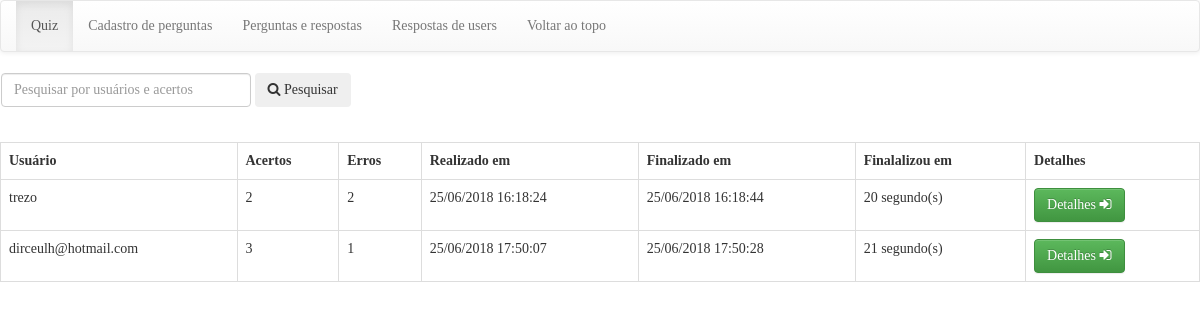
Page /answers_users.php (signed in) on the committed database.
### tables this page shows
CREATE TABLE `answer_user` (
  `id` int(11) NOT NULL,
  `hits` int(15) DEFAULT NULL,
  `error` int(15) DEFAULT NULL,
  `created_at` datetime NOT NULL,
  `user` varchar(200) NOT NULL,
  `finalized_at` datetime DEFAULT NULL
);

### answers_users.php (the view, shortened to what this page needs)
<?php
require 'inc/init.php';
$termo = (isset($_GET['termo'])) ? $_GET['termo'] : '';
if (empty($termo)):
	$sql = 'SELECT id, hits, error, created_at, finalized_at,user FROM answer_user';
	$stm = $connection->prepare($sql);
	$stm->execute();
	$data_result = $stm->fetchAll(PDO::FETCH_OBJ);
endif;
?>
<!DOCTYPE HTML>
<html>
<head>
	<link href="css/bootstrap.min.css" rel="stylesheet" />
    <link href="css/bootstrap-theme.min.css" rel="stylesheet" />
	<link href="css/font-awesome.min.css" rel="stylesheet" />
</head>
<body style="font-family:verdana;">
    <nav class="navbar navbar-default">
       <div class="container-fluid">
          <ul class="nav navbar-nav">
             <li class="active"><a href="index.php">Quiz</a></li>
             <li><a href="add-question.php">Cadastro de perguntas</a></li>
			 <li><a href="questions_answers.php">Perguntas e respostas</a></li>
			 <li><a href="answers_users.php">Respostas de users</a></li>
             <li><a href="quiz_destroy.php">Voltar ao topo</a></li>
          </ul>
       </div>
    </nav>
<nav class="navbar navbar-light bg-light">
  <form class="form-inline">
    <input  style="min-width:250px;" class="form-control mr-sm-2" type="search" placeholder="Pesquisar por usuários e acertos"  name="termo"  aria-label="Search">
    <button class="btn btn-outline-default my-2 my-sm-0" type="submit"><i class="fa fa-search" aria-hidden="true"></i> Pesquisar</button>
  </form>
</nav>
<table class="table table-bordered">
  <tr >
    <th>Usuário</th>
    <th>Acertos</th>
    <th>Erros</th>
    <th>Realizado em</th>
    <th>Finalizado em</th>
	<th>Finalalizou em</th>
	<th>Detalhes</th>
  </tr>
<?php foreach($data_result as $data){
 $finalized_at = $data->finalized_at;
 $created_at = $data->created_at;
 $date_time  = new DateTime($created_at);
 $diff       = $date_time->diff( new DateTime($finalized_at));
?>
  <tr>
    <td><?=$data->user?></td>
    <td><?=$data->hits?></td>
    <td><?=$data->error?></td>
	<td><?= date("d/m/Y H:i:s", strtotime($data->created_at)); ?></td>
	<td><?= date("d/m/Y H:i:s", strtotime($data->finalized_at)); ?></td>
    <td><?=$diff->format('%s segundo(s)');?></td>
	<td><a  href="details_adm.php?user=<?=$data->user?>" class="btn btn-success">Detalhes <i class="fa fa-sign-in" aria-hidden="true"></i> </a></td>
  </tr>
<?php }	?>
</table>
</body>
</html>

### rows in the picture
answer_user: user "trezo", hits "2", error "2", created_at "25/06/2018 16:18:24", finalized_at "25/06/2018 16:18:44", $diff->format('%s segundo(s)') "20 segundo(s)"
answer_user: user "dirceulh@hotmail.com", hits "3", error "1", created_at "25/06/2018 17:50:07", finalized_at "25/06/2018 17:50:28", $diff->format('%s segundo(s)') "21 segundo(s)"
